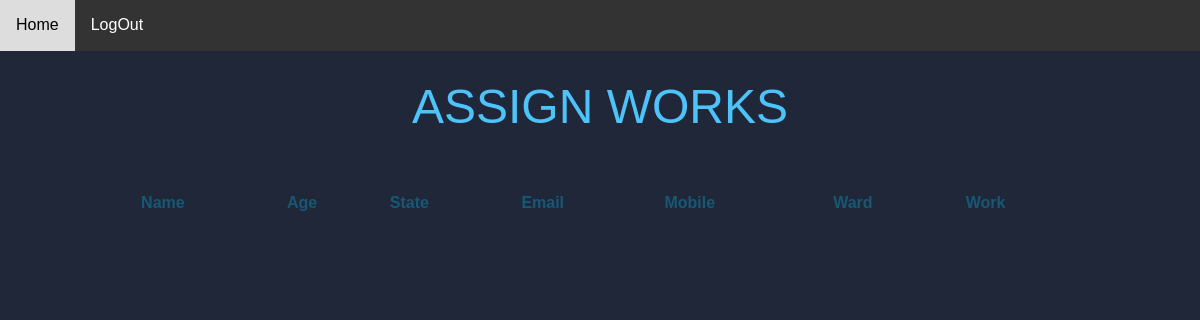
Before: /m_list/ with the older database file.
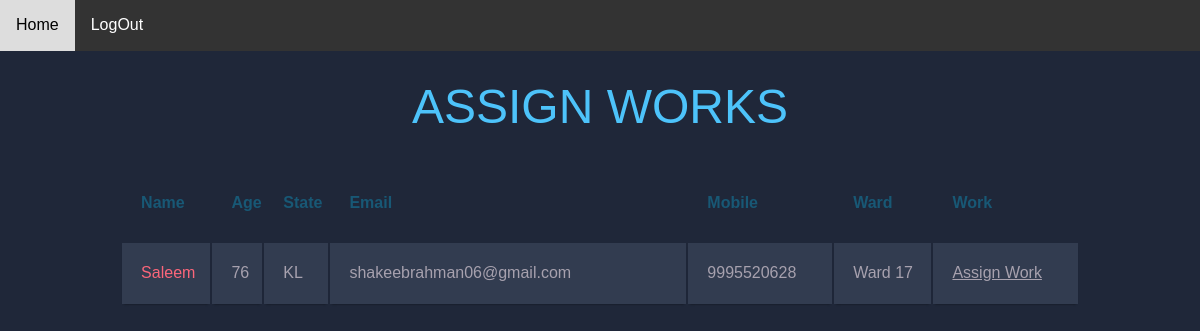
After: the same page with the newer database file.
### main/models.py (models this page shows)
class member(models.Model):
    name=models.CharField(max_length=30)
    age=models.CharField(max_length=30)
    gender=models.CharField(max_length=30)
    address=models.CharField(max_length=30)
    state=models.CharField(max_length=30)
    country=models.CharField(max_length=30)
    email=models.EmailField()
    ward=models.CharField(max_length=30)
    phone=models.IntegerField()
    password=models.CharField(max_length=30)

### main/views.py (the view)
# urls.py: path('m_list/',views.m_list,name='m_list'),
def m_list(request):
    data=member.objects.all()
    return render(request,'m_list.html',{'data':data})

### main/templates/m_list.html (shortened to what this page needs)
{% load static %}
<!DOCTYPE html>
<html lang="en">
<head>
    <body>
      <div class="navbar">
        <a href="{% url 'co_home'%}">Home</a>
        <a href="{% url 'index'%}">LogOut</a>
      </div>
  <h1>ASSIGN WORKS</h1>
<table class="container">
	<thead>
		<tr>
			<th><h1>Name</h1></th>
			<th><h1>Age</h1></th>
			<th><h1>State</h1></th>
			<th><h1>Email</h1></th>
			<th><h1>Mobile</h1></th>
			<th><h1>Ward</h1></th>
			<th><h1>Work</h1></th>
		</tr>
	</thead>
	<tbody>
    {% for i in data %}
		<tr>
            <td>{{i.name}}</td>
            <td>{{i.age}}</td>
            <td>{{i.state}}</td>
            <td>{{i.email}}</td>
            <td>{{i.phone}}</td>
            <td>{{i.ward}}</td>
            <td><a href="/aswork/{{i.id}}" class="assign-work-link">Assign Work</a></td>
      </tr>
      {% endfor %}
	</tbody>
</table>
</body>
</html>

### main/templates/m_list.html (style rules this page uses)
body { font-family: 'Open Sans', sans-serif; font-weight: 300; line-height: 1.42em; color:#A7A1AE; background-color:#1F2739; }
h1 { font-size:3em; font-weight: 300; line-height:1em; text-align: center; color: #4DC3FA; }
.container th h1 { font-weight: bold; font-size: 1em; text-align: left; color: #185875; }
.container td { font-weight: normal; font-size: 1em; -webkit-box-shadow: 0 2px 2px -2px #0E1119; -moz-box-shadow: 0 2px 2px -2px #0E1119; box-shadow: 0 2px 2px -2px #0E1119; }
.container { text-align: left; overflow: hidden; width: 80%; margin: 0 auto; display: table; padding: 0 0 8em 0; }
.container td, .container th { padding-bottom: 2%; padding-top: 2%; padding-left:2%; }
.container tr:nth-child(odd) { background-color: #323C50; }
.container th { background-color: #1F2739; }
.container td:first-child { color: #FB667A; }
.assign-work-link { color: #A7A1AE; }
body { margin: 0; font-family: Arial, sans-serif; }
.navbar { background-color: #333; overflow: hidden; }
.navbar a { float: left; display: block; color: white; text-align: center; padding: 14px 16px; text-decoration: none; }

Changed rows visible on the page:
added member: name "Saleem", age "76", state "KL", email "shakeebrahman06@gmail.com", phone "9995520628", ward "Ward 17"
